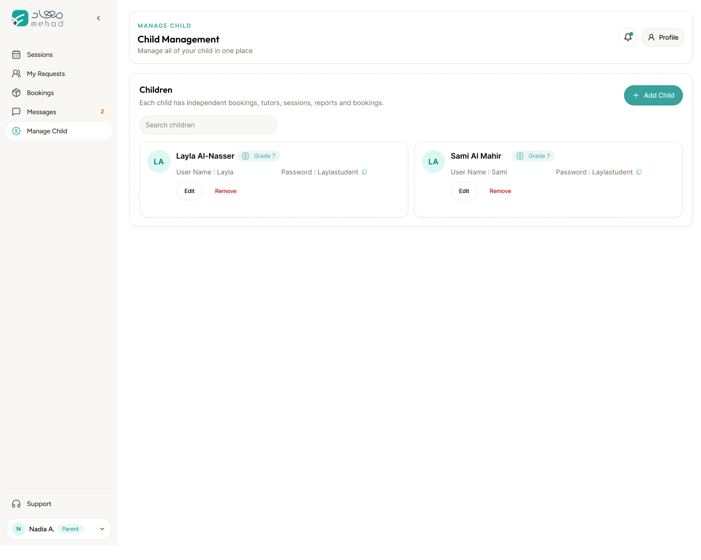
#> input picture film/engine/assets/ui-child-mgmt.jpg, 701 x 560 px, given as the content of the folder ../engine/assets/ui-child-mgmt.jpg, which was not available
$ python sheet.py 5 ../engine/assets/ui-child-mgmt.jpg out.png
#> lines starting #> are read from the running program, lines starting #| are printed output that depends on the picture; pictures that were not available may be replaced by others from this repository, and a replacement may not be noted
import sys, glob
from PIL import Image, ImageDraw
src = sys.argv[2] if len(sys.argv) > 2 else 'out/stills'
dst = sys.argv[3] if len(sys.argv) > 3 else 'out/sheet'
per = int(sys.argv[1]) if len(sys.argv) > 1 else 16
files = sorted(glob.glob(src + '/*.jpg')); cols = 4; tw, th = 480, 270
for s in range(0, len(files), per):
    chunk = files[s:s+per]; rows = (len(chunk)+cols-1)//cols
    sh = Image.new('RGB', (cols*tw, rows*(th+22)), (30,30,30)); d = ImageDraw.Draw(sh)
#> after `sh = Image.new('RGB', (cols * tw, rows * (th + 22)), (30, 30, 30))`: sh: PIL image 1920x292 RGB; every value is 30
    for i, f in enumerate(chunk):
        im = Image.open(f).resize((tw, th)); x = (i % cols)*tw; y = (i//cols)*(th+22)
#> after `im = Image.open(f).resize((tw, th))`:
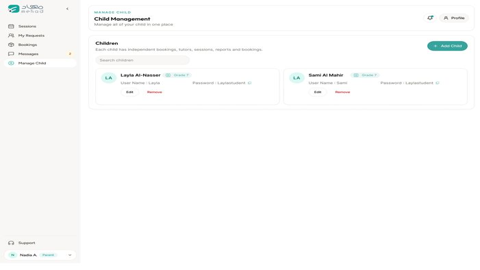
#> im: PIL image 480x270 RGB; mean R, G, B 251.6, 251.9, 251.5
        sh.paste(im, (x, y+22)); d.text((x+6, y+4), f.split('/')[-1], fill=(255,220,120))
#> after `sh.paste(im, (x, y + 22))`:
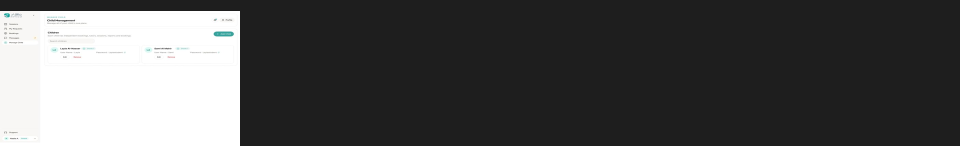
#> sh: PIL image 1920x292 RGB (shown at 1/2 size); mean R, G, B 81.2, 81.3, 81.2
    sh.save(f'{dst}_{s//per:02d}.jpg', quality=85)

$ run again, on film/engine/assets/ui-request-tutor.jpg
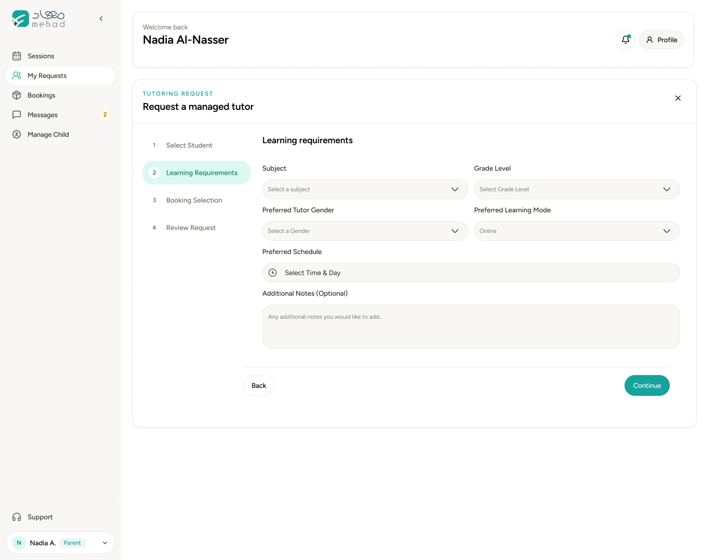
#> input picture film/engine/assets/ui-request-tutor.jpg, 706 x 560 px, given as the content of the folder ../engine/assets/ui-request-tutor.jpg, which was not available
#> `im = Image.open(f).resize((tw, th))`:
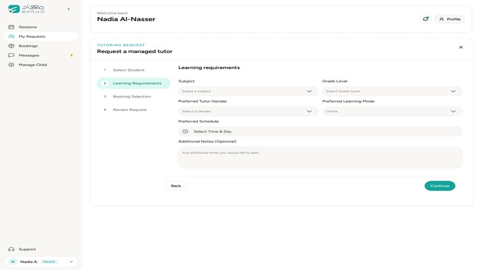
#> im: PIL image 480x270 RGB; mean R, G, B 250.3, 250.7, 249.9
#> `sh.paste(im, (x, y + 22))`:
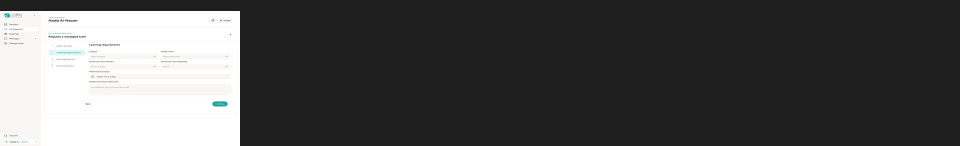
#> sh: PIL image 1920x292 RGB (shown at 1/2 size); mean R, G, B 80.9, 81, 80.8
